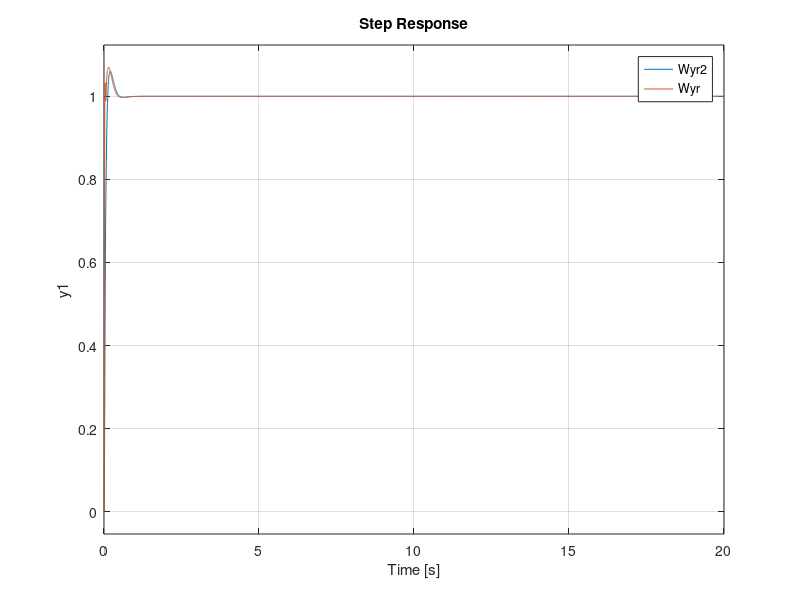
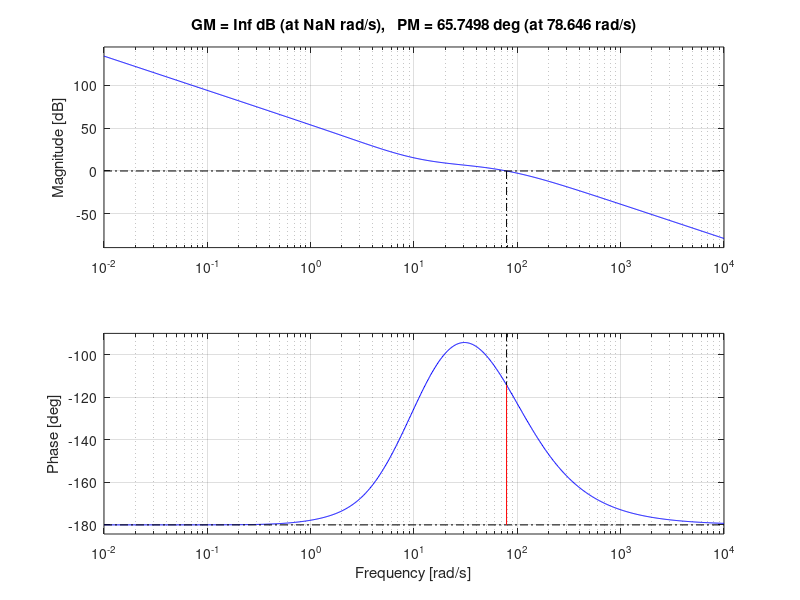
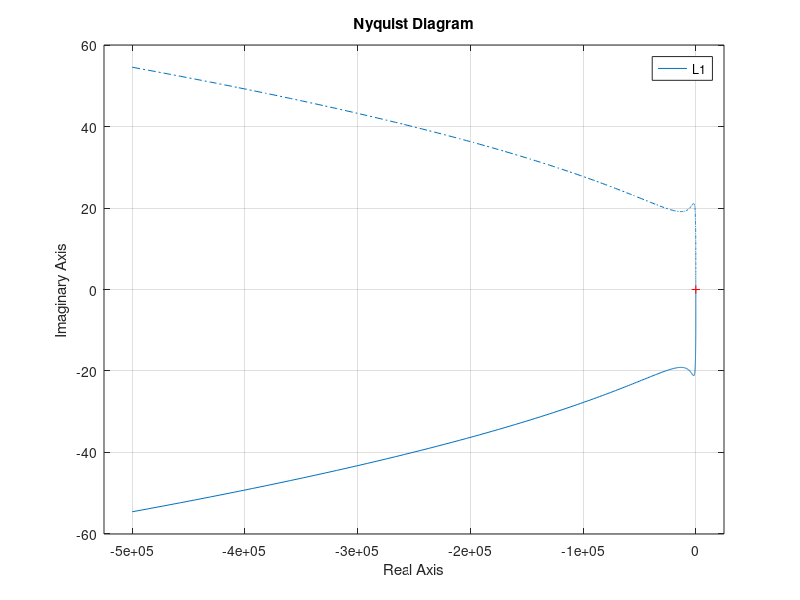
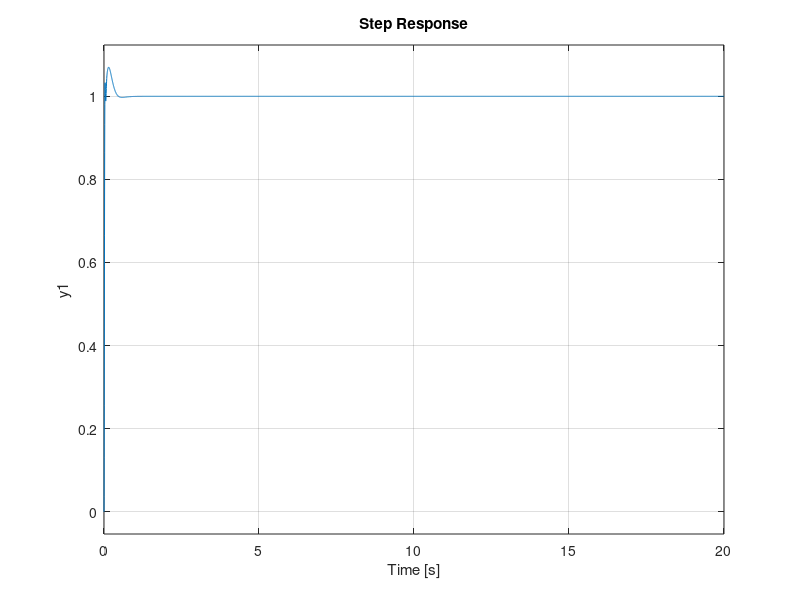

Write the MATLAB code that produced these figures, in order. (Note: this script raises an error after producing the figures.)
clc
clear all
close all

s=tf('s');
P=-(s+5)/(s*(s^2 + 4*s +2));

pole(P)
% Assicurare errore nullo per riferimento a rampa
% Overshoot più piccolo possibile
% Tempo assestamento più piccolo possibile

%% Controllore con errore nullo per riferimenti rampa

% APPROSSIMO IL CONTROLLORE  CANCELLANDO I POLI PRESENTI NEL SEMIPIANO DX 
%C0 = (s^2 + 4*s +2)/s; 
C0 = 1/s; 
K=-1;
L0 = K*P*C0;

figure(1)
rlocus(L0)
 
%% POSIZIONIAMO UN CONTROLLORE CON 2 ZERI IMMAGINARI COSI DA POTER SISTEMARE I RAMI 

k1=-200;
C1= ((s/0.6+1)*(s/12+1)^2)/((s/50+1)*(s/100+1));


L1=k1*P*C0*C1;
Wyr=minreal(L1/(1+L1))
pole(Wyr)
% 
 figure(1)
 rlocus(L1)
%  
 figure(2)
 margin(L1)
% %  
  figure(3)
  nyquist(L1)
% 
 figure(4)
 step(Wyr)

%% vedo come va con un filtro 
tau_fr= 1/30;
Fr = 1/(tau_fr*s+1)
Wyr2 = minreal(Wyr*Fr)
figure(1)
step(Wyr2,Wyr)
% non va bene per le rampe perche introduce errore limitato 

%% simulazione rampa 
ts = 0.1;
t = 0:ts:100;
figure(2)
lsim(Wyr1,t,t)


